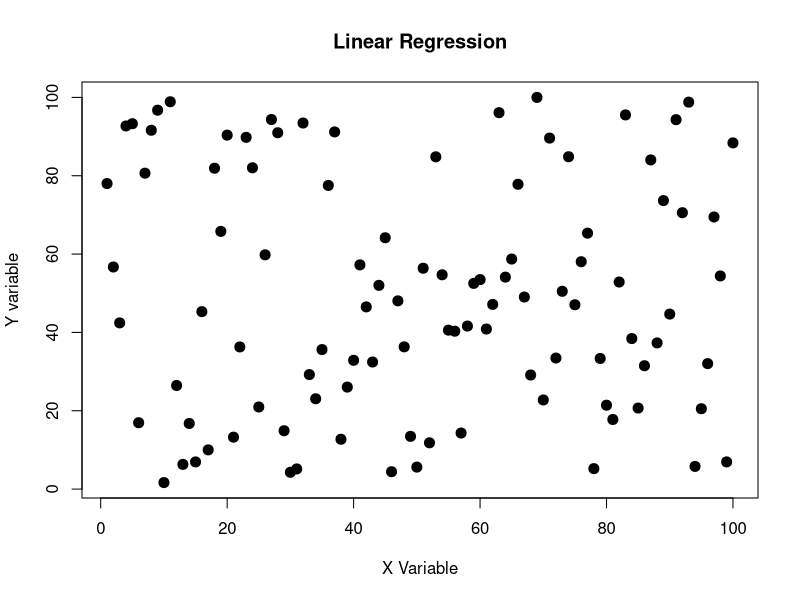
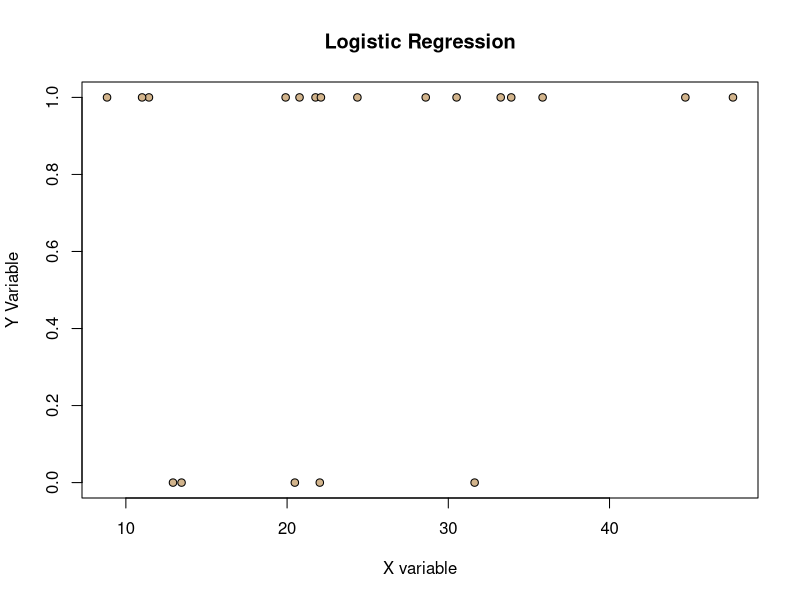

R code for these plots, in order: (Note: this script raises an error after producing the figures.)
### Functions for Statistical Analysis - Homework 8
## March 8, 2017
## MWS

#################################################################################
# Function: Regression
# Description: Fits a regression line to a scatterplot of x and y values
# input: continuous x & y variables
# output: abline & scatterplot
# ------------------------------------------------------------------------------

linReg <- function(xVar= 1:100,yVar=runif(100,min=0,max=100),
                   dataframe=data.frame(xVar,yVar)){
  linRegMod <- lm(yVar~xVar,data=dataframe)
  linRegOut <- c(slope=summary(linRegMod)$coefficients[2,1],
                 pValue=summary(linRegMod)$coefficients[2,4])
    return(linRegOut)}

linReg()

linRegPlot <-  function(xVar=1:100,yVar=runif(100,min=0,max=100),dataframe=data.frame(xVar,yVar)){
  lrplot <- plot(y=dataframe$yVar,
                       x=dataframe$xVar,
                 cex=2, 
                 pch=20,
                 bg="lightblue",
                       main="Linear Regression",
                       xlab="X Variable", 
                       ylab="Y variable",
                       xlim=range(xVar),
                       ylim=range(yVar)
                      )
  return(linRegPlot)}

linRegPlot()

# tiny data set
linReg(xVar=runif(10,min=0,max=20),yVar=runif(10,min=20,max=40))



#################################################################################
# Function: Logistic Regression
# input: continuous x variable & categorical y variable
# output: estimate of xvar and p value of xvar
# ------------------------------------------------------------------------------
logReg <- function(xVar=rgamma(n=20,shape=5,scale=5), 
                   yVar=rbinom(n=20,size=1,p=0.5)){
  logRegMod <- glm(yVar~ xVar,
                   family=binomial(link="logit"))
  logRegOut <- c(xVarEst=summary(logRegMod)$coefficients[2,1],
                 pValue=summary(logRegMod)$coefficients[2,4])
  dataframe<-data.frame(xVar, yVar)
  logRegPlot <- plot(x=dataframe$xVar, 
                     y=dataframe$yVar,
                     pch=21,
                     bg="tan",
                     cex=1,
                     main="Logistic Regression",
                     xlab="X variable",
                     ylab="Y Variable")
  curve(predict(logRegMod,
                data.frame(x=xVar),
                type="response"),
                add=TRUE,
                lwd=2)
  return(logRegOut)}

logReg()

# tiny data set
xVar <- rgamma(n=30,shape=4,scale=4)
yVar <- rbinom(n=30,size=1,p=0.5)
datfram <- data.frame(xVar,yVar)
 
logReg(xVar=xVar,yVar=yVar,dataframe=datfram)

#################################################################################
# Function: ANOVA
# input: categorical x variable and continuous y variable
# output: p value
# ------------------------------------------------------------------------------
analVar <- function(xVar1=as.factor(rep(c("A","B","C","D","E"),each=5)),
                    yVar1=c(rgamma(10,shape=5,scale=5),rgamma(5,shape=5,scale=10))){
                      df=data.frame(xVar1,yVar1)
          aovMod <- aov(yVar1~xVar1,data=df)
          aovOut <- summary(aovMod)[[1]][["Pr(>F)"]][1]
          analVarplot <- boxplot(yVar1~xVar1,
                                 data=df,
                                 col=c("red","yellow","blue","green","purple"),
                                 xlab=names(xVar1),ylab=names(yVar1))
          
          return(aovOut)}
        
analVar()

# tiny data set
xVar1 <- as.factor(rep(c("a","b","c"),each=5))
yVar1 <- c(rgamma(10,shape=5,scale=5),rgamma(5,shape=5,scale=10))
analVar(xVar1=xVar1,yVar1=yVar1)

#################################################################################
# Function: Contingency Table
# input: discrete independent variable and discrete dependent variable
# output: 
# ------------------------------------------------------------------------------
contTable <- function(x=c(22,40,60),y=c(40,80,45),datamatrix=rbind(x,y)){
          contTableMod <- chisq.test(datamatrix)
          contTableOut <- print(chisq.test(datamatrix)[3])
          return(contTableOut)}

contTable()
